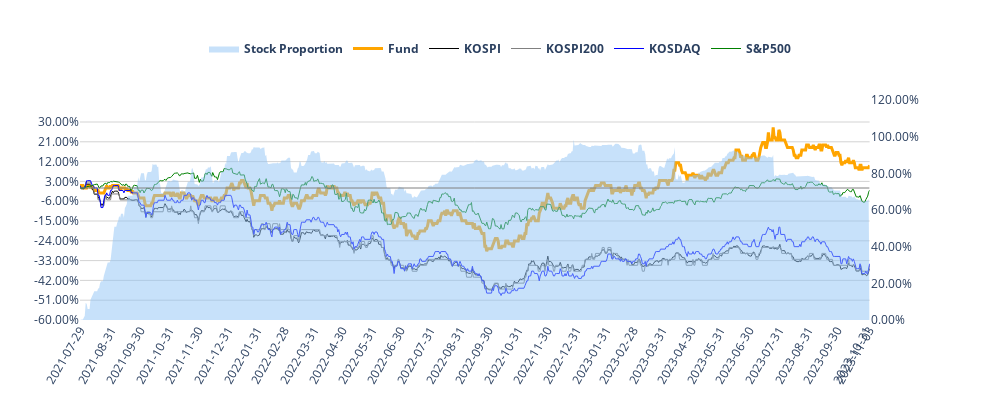

Notebook source saved alongside this figure:
### Code cell
p= Perfomance(fund_code="100004", option = 'usd')
p.get_performance_plot()

### Figure 1 — Plotly figure (JSON) as saved in the notebook; plotly's stock layout.template omitted (floating-point values rounded to 4 significant figures; data arrays with more than 128 entries replaced by an {"elided": "..."} marker saying what was removed)
{"data": [{"fill": "tozeroy", "line": {"color": "#90c4f5", "width": 0}, "name": "<b>Stock Proportion</b>", "opacity": 0.1, "type": "scatter", "x": {"elided": "828 str values"}, "xaxis": "x", "y": {"elided": "828 float values"}, "yaxis": "y2"}, {"line": {"color": "orange", "width": 3}, "name": "<b>Fund</b>", "type": "scatter", "x": {"elided": "828 str values"}, "xaxis": "x", "y": {"elided": "828 float values"}, "yaxis": "y"}, {"line": {"color": "black", "width": 1}, "name": "<b>KOSPI</b>", "type": "scatter", "x": {"elided": "828 str values"}, "xaxis": "x", "y": {"elided": "828 float values"}, "yaxis": "y"}, {"line": {"color": "gray", "width": 1}, "name": "<b>KOSPI200</b>", "type": "scatter", "x": {"elided": "828 str values"}, "xaxis": "x", "y": {"elided": "828 float values"}, "yaxis": "y"}, {"line": {"color": "blue", "width": 1}, "name": "<b>KOSDAQ</b>", "type": "scatter", "x": {"elided": "828 str values"}, "xaxis": "x", "y": {"elided": "828 float values"}, "yaxis": "y"}, {"line": {"color": "green", "width": 1}, "name": "<b>S&P500</b>", "type": "scatter", "x": {"elided": "828 str values"}, "xaxis": "x", "y": {"elided": "828 float values"}, "yaxis": "y"}], "layout": {"height": 400, "legend": {"orientation": "h", "x": 0.5, "xanchor": "center", "y": 1.3, "yanchor": "top"}, "paper_bgcolor": "white", "plot_bgcolor": "white", "shapes": [{"line": {"color": "Gray", "width": 1}, "type": "line", "x0": "2021-07-29T00:00:00", "x1": "2023-11-03T00:00:00", "y0": 0, "y1": 0}], "width": 1000, "xaxis": {"anchor": "y", "domain": [0, 0.94], "range": ["2021-07-29T00:00:00", "2023-11-03T00:00:00"], "showgrid": false, "tickangle": -60, "tickmode": "array", "ticktext": ["2021-07-29", "2021-08-31", "2021-09-30", "2021-10-31", "2021-11-30", "2021-12-31", "2022-01-31", "2022-02-28", "2022-03-31", "2022-04-30", "2022-05-31", "2022-06-30", "2022-07-31", "2022-08-31", "2022-09-30", "2022-10-31", "2022-11-30", "2022-12-31", "2023-01-31", "2023-02-28", "2023-03-31", "2023-04-30", "2023-05-31", "2023-06-30", "2023-07-31", "2023-08-31", "2023-09-30", "2023-10-31", "2023-11-03"], "tickvals": ["2021-07-29T00:00:00", "2021-08-31T00:00:00", "2021-09-30T00:00:00", "2021-10-31T00:00:00", "2021-11-30T00:00:00", "2021-12-31T00:00:00", "2022-01-31T00:00:00", "2022-02-28T00:00:00", "2022-03-31T00:00:00", "2022-04-30T00:00:00", "2022-05-31T00:00:00", "2022-06-30T00:00:00", "2022-07-31T00:00:00", "2022-08-31T00:00:00", "2022-09-30T00:00:00", "2022-10-31T00:00:00", "2022-11-30T00:00:00", "2022-12-31T00:00:00", "2023-01-31T00:00:00", "2023-02-28T00:00:00", "2023-03-31T00:00:00", "2023-04-30T00:00:00", "2023-05-31T00:00:00", "2023-06-30T00:00:00", "2023-07-31T00:00:00", "2023-08-31T00:00:00", "2023-09-30T00:00:00", "2023-10-31T00:00:00", "2023-11-03T00:00:00"]}, "yaxis": {"anchor": "x", "domain": [0, 1], "gridcolor": "lightgrey", "nticks": 11, "range": [-60, 40], "showgrid": true, "ticktext": ["-60.00%", "-51.00%", "-42.00%", "-33.00%", "-24.00%", "-15.00%", "-6.00%", "3.00%", "12.00%", "21.00%", "30.00%"], "tickvals": [-60, -51, -42, -33, -24, -15, -6, 3, 12, 21, 30]}, "yaxis2": {"anchor": "x", "nticks": 7, "overlaying": "y", "range": [0, 120], "showgrid": false, "side": "right", "ticktext": ["0.00%", "20.00%", "40.00%", "60.00%", "80.00%", "100.00%", "120.00%"], "tickvals": [0, 20, 40, 60, 80, 100, 120]}}}
